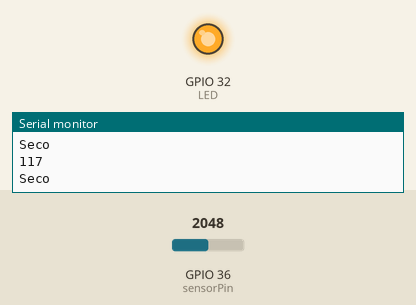
A sketch run on a simulated ESP32. Parts: output pins drawn as LEDs (lit = HIGH), the last lines printed to the serial monitor. The test bench sets the inputs (shaded band); at power-on: GPIO 36 (sensorPin) = 2048. WiFi joins after 1.5 s; servers stay silent unless stated.

Above: at 2.7 s.
2.8 s: GPIO 36 (sensorPin) set to 2410
5.1 s: GPIO 36 (sensorPin) set to 2484
At 6.4 s:
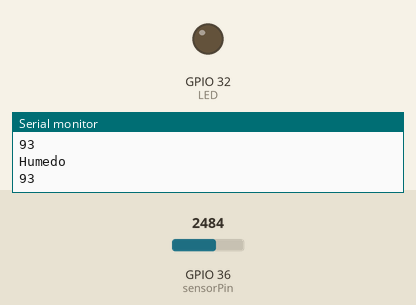
7.5 s: GPIO 36 (sensorPin) set to 2047
At 9.3 s:
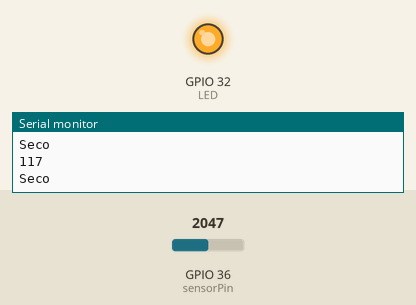
9.6 s: GPIO 36 (sensorPin) set to 2490
At 11.3 s:
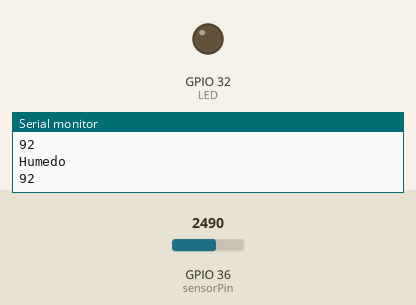
Timing chart, 0 to 12.8 s (numbered marks = the images above; inputs shaded):
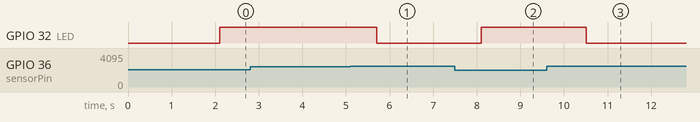

The sketch:

esp32.ino
```cpp
#include <WiFi.h>
#include <WiFiClient.h>
#include <WebServer.h>
#include <ESPmDNS.h>
#include <FirebaseESP32.h>

#define FIREBASE_HOST "https://proyectohumedad-a68df-default-rtdb.firebaseio.com/"
#define FIREBASE_AUTH "mjm96ElEVdmWTTSXvRAvUN7kVwsF3ReO0gk5Ubre"

const char* ssid = "CRISTIAN";
const char* password = "cristian94";
FirebaseData firebaseData;

WebServer server(80);


String ruta = "/ESP32";
String ruta2 = "/BD";
float I = 6;
const int sensorPin = A0;
const byte LED = 32;
int sensorValue;
int RelatHumidity;

void handleRoot() {

  server.send(200, "text/plain", "hello from esp8266!");
}

void handleNotFound() {

  String message = "File Not Found\n\n";
  message += "URI: ";
  message += server.uri();
  message += "\nMethod: ";
  message += (server.method() == HTTP_GET) ? "GET" : "POST";
  message += "\nArguments: ";
  message += server.args();
  message += "\n";
  for (uint8_t i = 0; i < server.args(); i++) {
    message += " " + server.argName(i) + ": " + server.arg(i) + "\n";
  }
  server.send(404, "text/plain", message);

}

void setup(void) {
  pinMode(LED, OUTPUT);

  Serial.begin(115200);
  WiFi.mode(WIFI_STA);
  WiFi.begin(ssid, password);
  Serial.println("");

  // Wait for connection
  while (WiFi.status() != WL_CONNECTED) {
    delay(500);
    Serial.print(".");
  }
  Serial.println("");
  Serial.print("Connected to ");
  Serial.println(ssid);
  Serial.print("IP address: ");
  Serial.println(WiFi.localIP());

  if (MDNS.begin("esp32")) {
    Serial.println("MDNS responder started");
  }


  server.onNotFound(handleNotFound);

  server.begin();
  Serial.println("HTTP server started");

   Firebase.begin(FIREBASE_HOST, FIREBASE_AUTH);
  Firebase.reconnectWiFi(true);
}

void loop(void) {
  server.handleClient();
  sensorValue = analogRead(sensorPin);
  RelatHumidity = map(sensorValue, 2350, 4095, 100, 0);
  Serial.println(RelatHumidity);
  Firebase.push(firebaseData, ruta2 + "/", RelatHumidity);
  Firebase.setInt(firebaseData, ruta + "/Humedad" , RelatHumidity);
  if(sensorValue <= 3000 && sensorValue >= 2450){
    Serial.println("Humedo");
    Firebase.setString(firebaseData, ruta + "/Motor" , "desactivara");
     Firebase.setString(firebaseData, ruta + "/LED" , "red");
     digitalWrite(LED, LOW);
  }else{
    Serial.println("Seco");
    Firebase.setString(firebaseData, ruta + "/Motor" , "activara");
     Firebase.setString(firebaseData, ruta + "/LED" , "green");
     digitalWrite(LED, HIGH);
  }
}
```

Measured:
- the behaviour switches between 2449 and 2450 on GPIO 36 (sensorPin) (found by bisection; images 0 and 1)
- after the input at 5.1 s, GPIO 32 (LED): HIGH → LOW after 0.61 s
- after the input at 7.5 s, GPIO 32 (LED): LOW → HIGH after 0.61 s
- after the input at 9.6 s, GPIO 32 (LED): HIGH → LOW after 0.91 s
